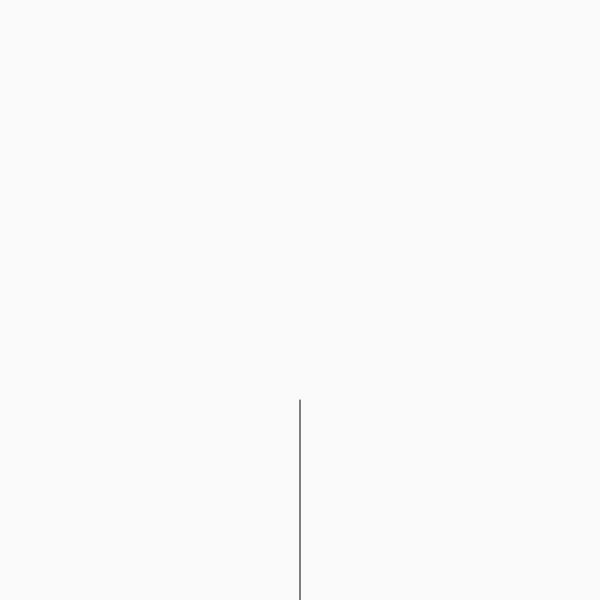
Frame 1 (no input)
Frame 60 (no input): identical to frame 1, image omitted
Frame 120 (the mouse pressed at the canvas centre since frame 60): identical to frame 1, image omitted

The p5.js sketch that drew this single still picture (run headless with seeded random() and noise() and a simulated clock; from frame 60 on, the mouse is pressed at the canvas centre):

// p5.js sketch
// ── sketch.js
var tree = [];
function setup() {
  createCanvas(600,600);

  tree[0] = new branch(width/2, height, width/2, height/1.5);

}

function draw() {
  background(250);
  for(var i = 0; i < tree.length; i++)
  {
    tree[i].show();
  }
}

// ── branch.js
function branch(x1,y1,x2,y2)
{
  this.x1 = x1;
  this.x2 = x2;

  this.y1 = y1;
  this.y2 = y2;

  this.length = sqrt((x1-x2)*(x1-x2) + (y1-y2)*(y1-y2));
  var dir = 0;

  this.show = function()
  {
    push();
    stroke(0);
    line(this.x1, this.y1, this.x2, this.y2);
    pop();
  }
}
